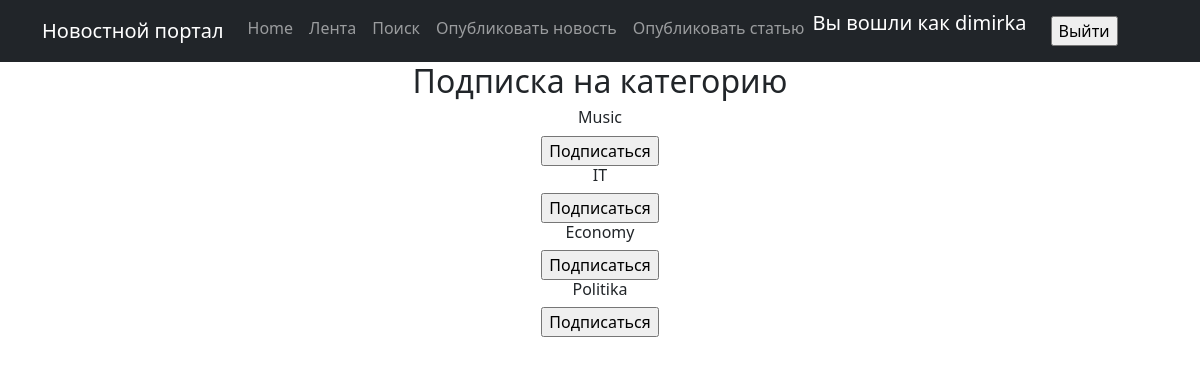
Page /posts/subscribers/ (signed in) on the earlier database version.
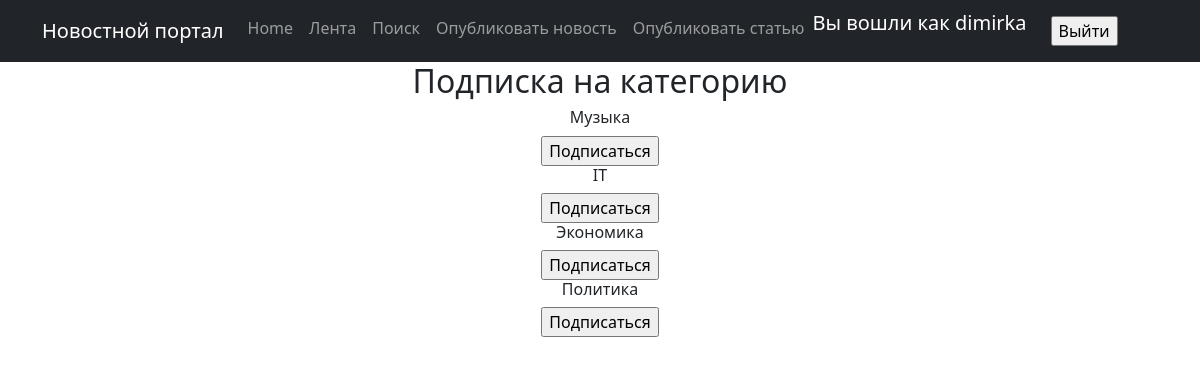
Same page on the later database version.
### news/models.py (models this page shows, shortened)
class Category(models.Model):
    name = models.CharField(max_length=30, unique=True)
    subscribers = models.ManyToManyField(User, through='SubscribersCategory', blank=True, null=True,
                                         related_name='category')

### news/views.py (the view, shortened to what this page needs)
# urls.py: path('subscribers/', SubscribersList.as_view(), name='subscribers'),
class SubscribersList(ListView):
    model = Category
    template_name = 'subscribers.html'
    context_object_name = 'subscribers'
    def get_context_data(self, **kwargs):
        context = super().get_context_data(**kwargs)
        context['user_subscribers'] = self.request.user.category.all().values_list('name', flat=True)
        return context

### templates/subscribers.html (shortened to what this page needs)
{% extends 'flatpages/default.html' %}
{% block content %}
<h2>Подписка на категорию</h2>
{% if subscribers %}
    {% for category in subscribers %}
    <h6>{{ category.name }}</h6>
    {% if category.name not in user_subscribers %}
        <form action="" method="post">
            <input type="submit" value="Подписаться">
        </form>
    {% else %}
        <button>Отписаться</button>
    {% endif %}
    {% endfor %}
{% endif %}
{% endblock %}

### templates/flatpages/default.html (shortened to what this page needs)
<!DOCTYPE html>
<html lang="en">
    <head>
        {% load static %}
        <link href="{% static 'css/styles.css' %}" rel="stylesheet" />
    </head>
    <body>
        <nav class="navbar navbar-expand-lg navbar-dark bg-dark static-top">
            <div class="container">
                <a class="navbar-brand" href="#">Новостной портал</a>
                {% load cache %}
                {% cache 1800 navigation %}
                <div class="collapse navbar-collapse" id="navbarResponsive">
                    <ul class="navbar-nav ml-auto">
                        <li class="nav-item active">
                            <a class="nav-link" href="/">Home</a>
                        </li>
                        <li class="nav-item">
                            <a class="nav-link" href="/posts">Лента</a>
                        </li>
                        <li class="nav-item">
                            <a class="nav-link" href="/posts/search/">Поиск</a>
                        </li>
                        <li class="nav-item">
                            <a class="nav-link" href="/posts/news/create/">Опубликовать новость</a>
                        </li>
                        <li class="nav-item">
                            <a class="nav-link" href="/posts/articles/create/">Опубликовать статью</a>
                        </li>
                        {% if request.user.is_authenticated %}
                        <li>
                            <a class="navbar-brand">Вы вошли как {{request.user.username}}</a>
                        </li>
                        <li class="nav-item">
                            <form class="nav-link" action="http://127.0.0.1:8000/posts/logout/" method="post">
                                <input class="right" type="submit" value="Выйти">
                            </form>
                        </li>
                        {% endif %}
                    </ul>
                </div>
                {% endcache %}
            </div>
        </nav>
        <div class="container">
            <div class="row">
                <div class="col-lg-12 text-center">
                    {% block content %}{% endblock content %}
                </div>
            </div>
        </div>
    </body>
</html>

Differences in the rows shown:
changed Category: name "Music" → "Музыка"
changed Category: name "Economy" → "Экономика"
changed Category: name "Politika" → "Политика"
